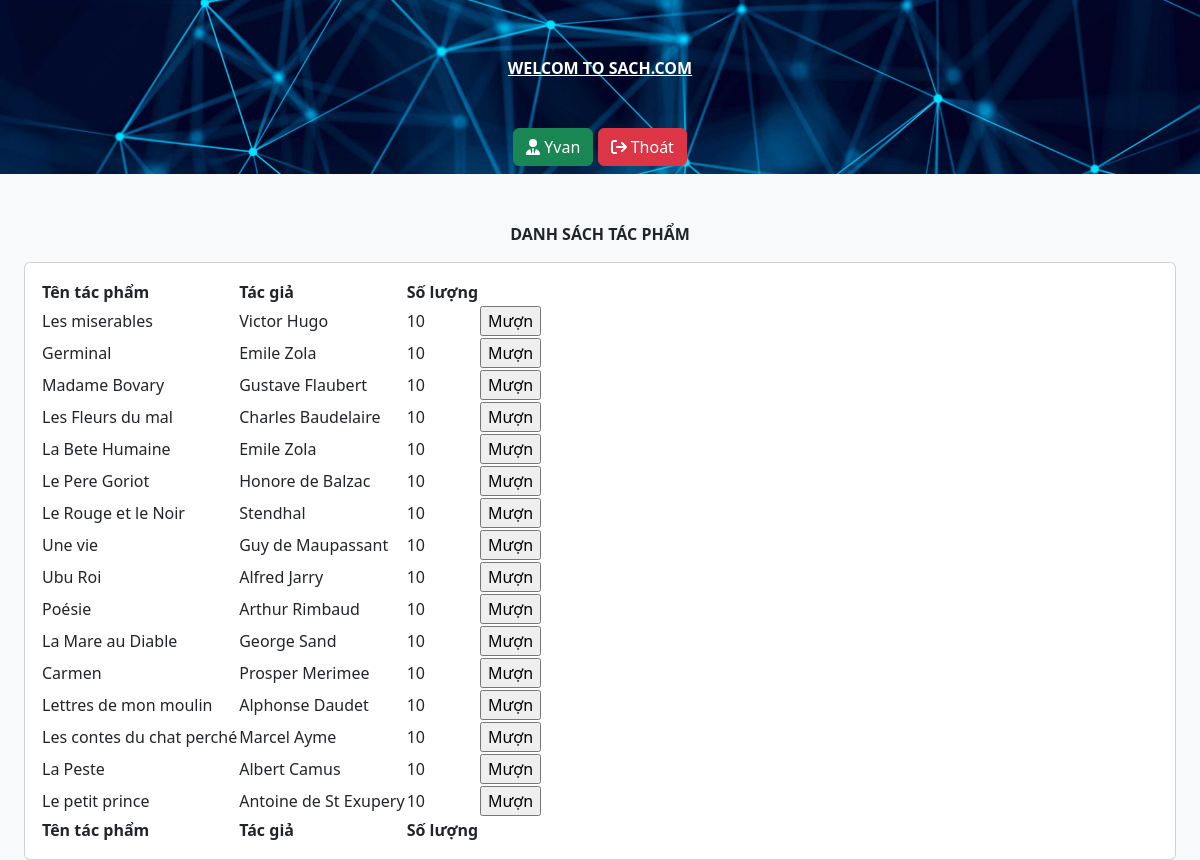
Page /index.php?act=home (signed in) on the committed database.
### tables this page shows
CREATE TABLE SACH (
	NS		int  NOT NULL AUTO_INCREMENT,
	nxb		varchar(50),
	NT		int not null, 
	SL		INT DEFAULT 0,
 	foreign key(NT) references TACPHAM(NT),
	PRIMARY KEY (NS)
);

CREATE TABLE TACPHAM(
	NT 		int  NOT NULL AUTO_INCREMENT,
	tua 		varchar(150),
	tacgia 		varchar(100),
	PRIMARY KEY (NT)
);

### view/home.php (the view, shortened to what this page needs)
<div class="position-relative text-center mt-5">
    <p><b>DANH SÁCH TÁC PHẨM</b></p>
</div>
<div id="layoutSidenav mx-auto">
    <div id="layoutSidenav_content">
        <main>
            <div class="container-fluid px-4">
                <div class="card mb-4">
                    <div class="card-body">
                        <table id="datatablesSimple">
                            <thead>
                                <tr>
                                    <th>Tên tác phẩm</th>
                                    <th>Tác giả</th>
                                    <th>Số lượng </th>
                                    <th></th>
                                </tr>
                            </thead>
                            <tfoot>
                                <tr>
                                    <th>Tên tác phẩm</th>
                                    <th>Tác giả</th>
                                    <th>Số lượng</th>
                                    <th></th>
                                </tr>
                            </tfoot>
                            <tbody>
                                <?php
                                $query = "SELECT tacpham.NT,tua,tacgia, sach.ns, SL
                        From tacpham, sach WHERE tacpham.NT = sach.NT ";
                                try {
                                    $sth = $pdo->query($query);
                                    while ($row = $sth->fetch()) {
                                        $htmlspecialchars = 'htmlspecialchars';
                                        $ten = $htmlspecialchars($row['tua']);
                                        $tacgia = $htmlspecialchars($row['tacgia']);
                                        $sl = $htmlspecialchars($row['SL']);
                                        $ns = $htmlspecialchars($row['ns']);
                                        echo '<tr>
                                    <td >' . $ten . '</td>
                                    <td >' . $tacgia . '</td>
                                    <td >' . $sl . '</td>';
                                        if ($sl != 0) {
                                            echo '<td>
                                        <form action="index.php?act=home&NS=' . $ns . '" method="post">
                                        <input type="hidden" name="ns" value =' . $ns . '>
                                        <input type="hidden" name="SL" value =' . $sl . '>
                                        <input type="submit" name="muon" value="Mượn"></form>
                                </td>';
                                        }
                                        echo '</tr>';
                                    }
                                } catch (PDOException $e) {
                                    $error_message = 'Không thể lấy dữ liệu';
                                    $reason = $e->getMessage();
                                    include '../partials/show_error.php';
                                }
                                ?>
                            </tbody>
                        </table>
                    </div>
                </div>
            </div>
        </main>
    </div>
</div>

### view/header.php (shortened to what this page needs)
<!DOCTYPE html>
<html lang="en">
<head>
    <link rel="stylesheet" href="https://cdnjs.cloudflare.com/ajax/libs/font-awesome/6.0.0/css/all.min.css" />
    <link rel="stylesheet" href="css/bootstrap.min.css">
    <link href="https://cdn.jsdelivr.net/npm/simple-datatables@7.1.2/dist/style.min.css" rel="stylesheet" />
    <link href="css/styles.css" rel="stylesheet" />
</head>
<body class="sb-nav-fixed" style="background-color: #f8f9fa;">
    <div class="container-fluid p-0">
        <nav class="navbar navbar-light " id="nav">
            <?php
            if (isset($_SESSION['username']) && $_SESSION['username'] != "") { ?>
                <div class="container-fluid">
                    <a class="nav-link mx-auto my-5 text-white " href="index.php?act=home"><b><u>WELCOM TO SACH.COM</u></b></a>
                </div>
                <div class="mx-auto">
                    <button class="btn btn-success">
                        <a class="nav-link text-white" href="index.php?act=user&ND=<?= $_SESSION['nd'] ?>"><i class="fas fa-user-tie"> </i> <?= $_SESSION['username'] ?>
                        </a>
                    </button>
                    <button class="btn btn-danger">
                        <a class="nav-link text-white" href="index.php?act=logout"> <i class=" fa fa-sign-out"> </i> Thoát</a>
                    </button>
                <?php   } else {  ?>
                    <div class="container-fluid">
                        <a class="nav-link mx-auto my-5 text-white " href="#"><b><u>WELCOM TO SACH.COM</u></b></a>
                    </div>
                <?php } ?>
                </div>
        </nav>

### public/index.php (shortened to what this page needs)
<?php
include '../connect.php';
include '../view/header.php';
if (isset($_GET['act'])){
   $act = $_GET['act'];
    switch ($act) {
        case 'home':
            include '../view/home.php';
            break;
        }
}else {
        include '../view/login.php';
    }
?>
 </div>
</body>
</html>

### view/header.php (style rules this page uses)
#nav { background-image: url("https://assets.contenthub.wolterskluwer.com/api/public/content/cf0275b8b30c4d19834b8a94129e5295"); background-image: url("../header.jpg"); background-repeat: no-repeat; background-size: 100%; }

### rows in the picture
sach: NT.tua "Les miserables", NT.tacgia "Victor Hugo", SL "10"
sach: NT.tua "Germinal", NT.tacgia "Emile Zola", SL "10"
sach: NT.tua "Madame Bovary", NT.tacgia "Gustave Flaubert", SL "10"
sach: NT.tua "Les Fleurs du mal", NT.tacgia "Charles Baudelaire", SL "10"
sach: NT.tua "La Bete Humaine", NT.tacgia "Emile Zola", SL "10"
sach: NT.tua "Le Pere Goriot", NT.tacgia "Honore de Balzac", SL "10"
sach: NT.tua "Le Rouge et le Noir", NT.tacgia "Stendhal", SL "10"
sach: NT.tua "Une vie", NT.tacgia "Guy de Maupassant", SL "10"
sach: NT.tua "Ubu Roi", NT.tacgia "Alfred Jarry", SL "10"
sach: NT.tua "Poésie", NT.tacgia "Arthur Rimbaud", SL "10"
sach: NT.tua "La Mare au Diable", NT.tacgia "George Sand", SL "10"
sach: NT.tua "Carmen", NT.tacgia "Prosper Merimee", SL "10"
sach: NT.tua "Lettres de mon moulin", NT.tacgia "Alphonse Daudet", SL "10"
sach: NT.tua "Les contes du chat perché", NT.tacgia "Marcel Ayme", SL "10"
sach: NT.tua "La Peste", NT.tacgia "Albert Camus", SL "10"
sach: NT.tua "Le petit prince", NT.tacgia "Antoine de St Exupery", SL "10"

### other values in the picture
$_SESSION['username'] "Yvan"
